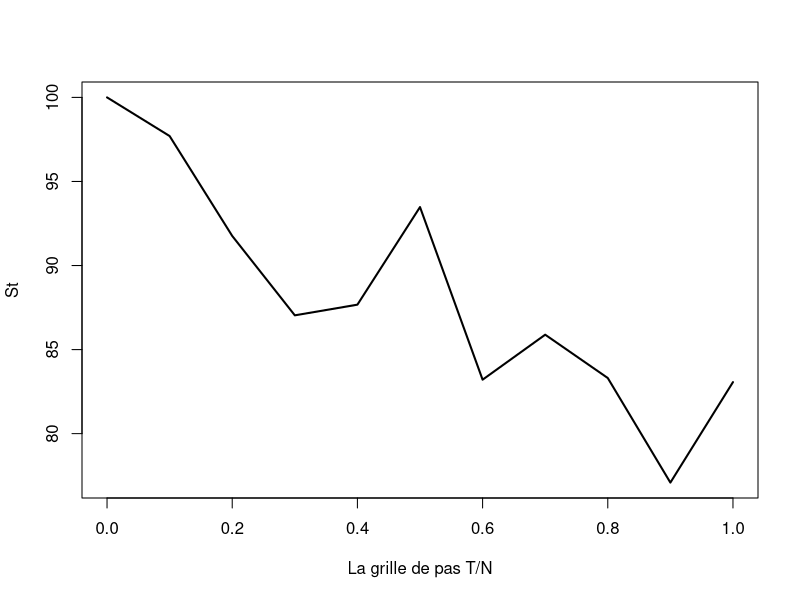
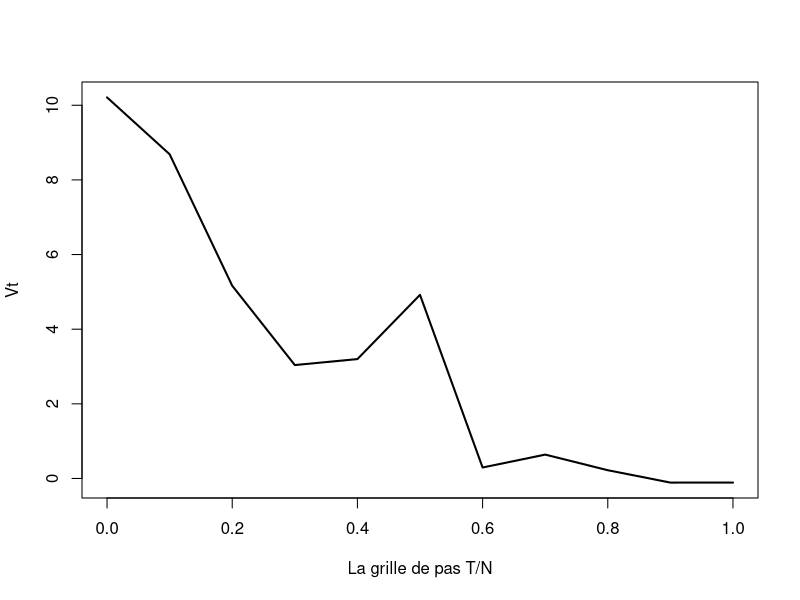
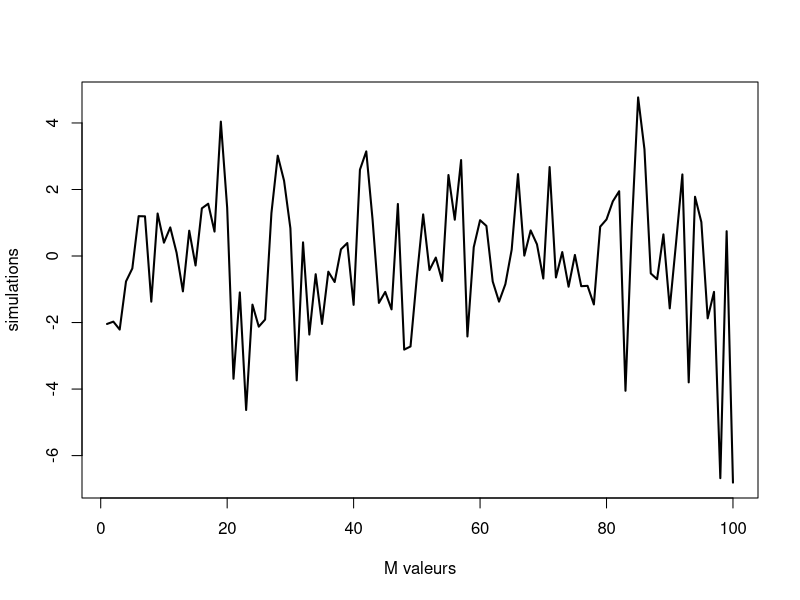
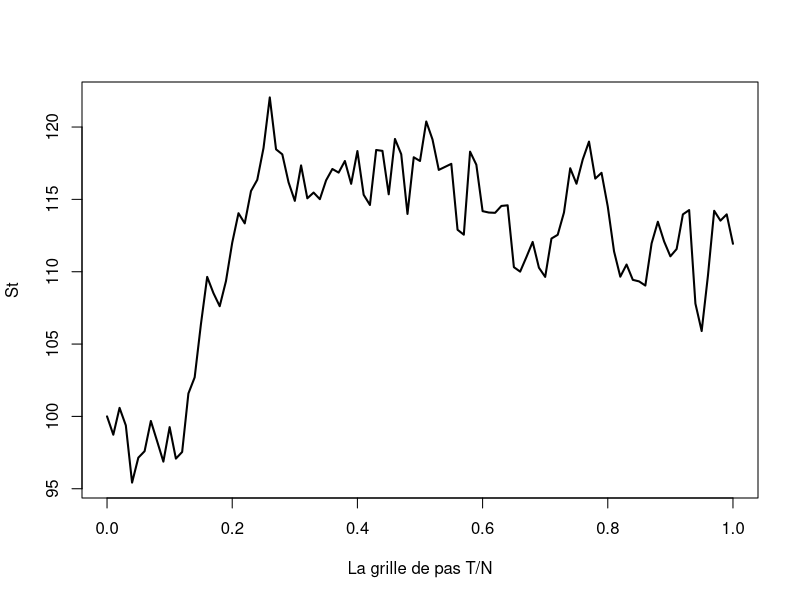
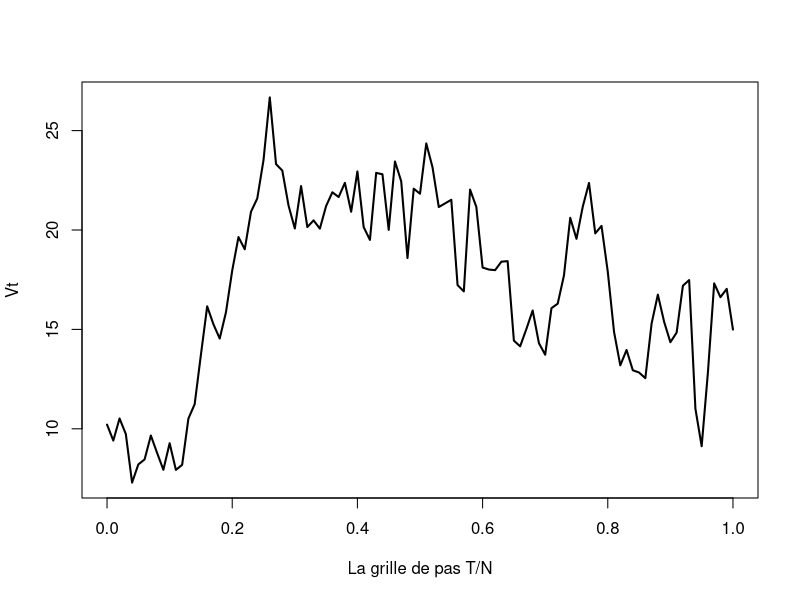
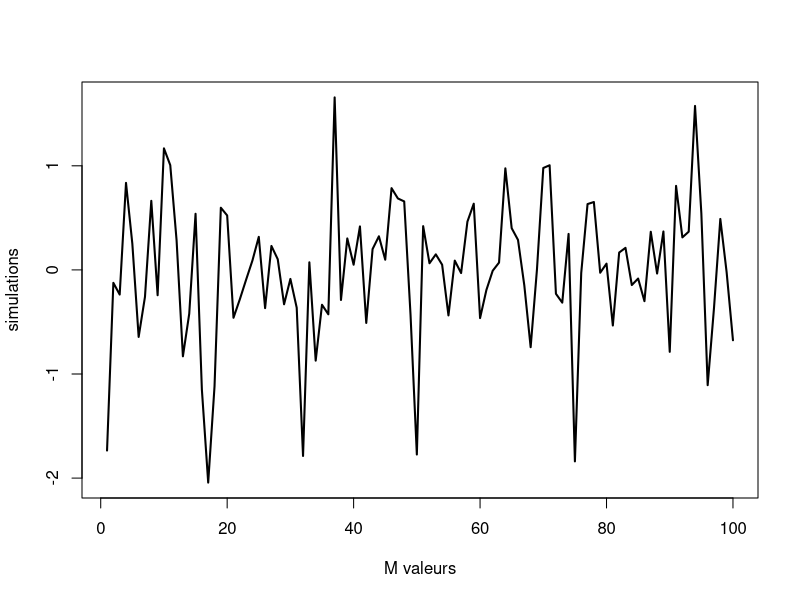
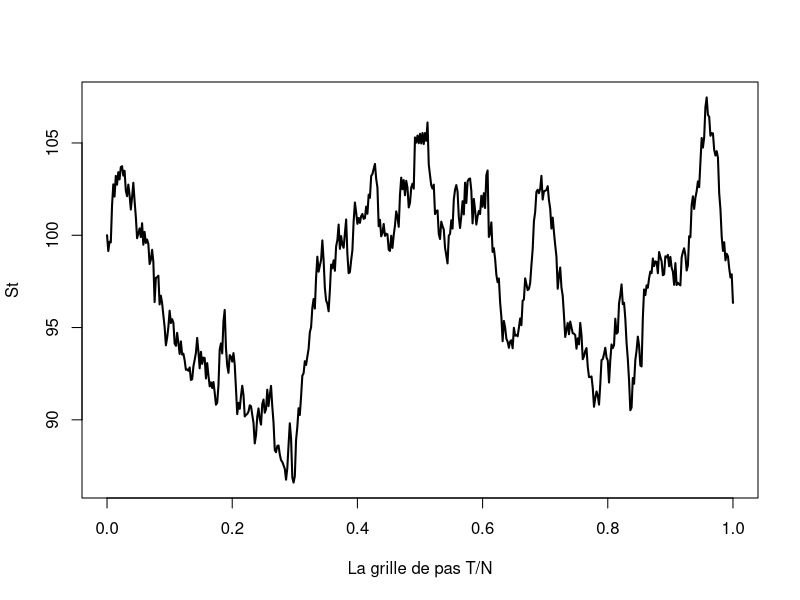
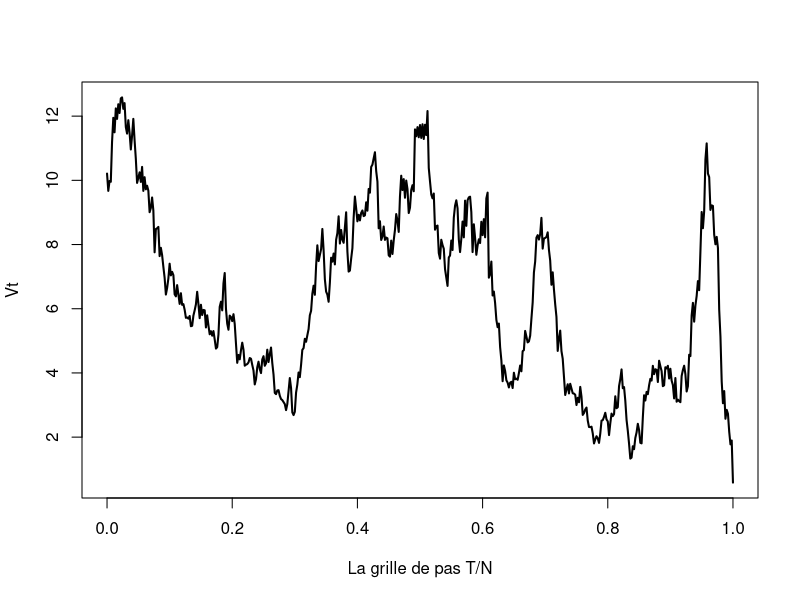

Recreate these plots in R, in order.
## ---- chunk 1
knitr::opts_chunk$set(echo = TRUE)
## ---- chunk 2
S0 = 100
sigma = 0.2
mu = 0.03
r = 0.015
K = 97
T_ = 1
tabN = c(10, 100, 500, 1000, 5000, 10000)

M = 100 # Le nombre de simulations indépendantes pour vérifier la convergence de VT et phi(ST)
tabDeviation = c() # Pour afficher l'écart type pour vérifier la convergence
## ---- chunk 3
discreteSt = function(S0, sigma, N, mu, T_) {
  h = T_/N
  tabSt= c(S0)
  Ni = rnorm(N,0,1)
  for(i in 1:N) {
    tabSt[i+1] = tabSt[i]*exp(sigma*sqrt(h)*Ni[i] + (mu-((sigma^2)/2))*h)
  }
  return (tabSt)  
}
## ---- chunk 4
discreteStTab = discreteSt(S0, sigma, tabN[1], mu, T_)
print(discreteStTab)
## ---- chunk 5

plot(seq(0,T_,T_/tabN[1]),discreteStTab,type='l', lwd=2, xlab="La grille de pas T/N", ylab="St")

## ---- chunk 6
d1 = function(T_,t, K, x, sigma) {
  result=(log(x/K)+(r+sigma^2/2)*(T_-t))/(sigma*sqrt(T_-t))
  return (result)
}
Vt = function(T_,t, K, S, sigma) {
  d1_ = d1(T_,t, K, S, sigma)
  d2_ = d1_ - sigma*sqrt(T_-t)
  result=S*pnorm(d1_, 0,1)-K*exp(-r*(T_-t))*pnorm(d2_, 0,1)
  return(result);
}

## ---- chunk 7
deltaGrec = function(T_,t, K, S, sigma) {
  d1_ = d1(T_,t, K, S, sigma)
  result=pnorm(d1_, 0,1)
  return(result);
}
## ---- chunk 8
discretizationVt = function(S0, discreteStTab, K, T_, r, sigma, N) {
  #N = length(discreteStTab)
  #if (echeanceCall(discreteStTab[1], K) > 0) {
  grid = seq(0,T_,T/N)
  #}
  h = T_/N
  V0 = Vt(T_,0, K, S0, sigma)
  tabV = c(V0)
  #Sti = S0
  for (i in 1:N) {
    delta = deltaGrec(T_,grid[i], K, discreteStTab[i], sigma)
    differenceSt = discreteStTab[i+1] - discreteStTab[i]
    tabV[i+1] = (tabV[i]) + (delta*differenceSt) + (tabV[i]-delta*discreteStTab[i])*(exp(r*h) - 1)
  }
  return(tabV)
}
## ---- chunk 9
tabV = discretizationVt(S0,discreteStTab, K, T_, r, sigma, tabN[1])
print(tabV)
## ---- chunk 10

plot(seq(0,T_,T_/tabN[1]),tabV,type='l', lwd=2, xlab="La grille de pas T/N", ylab="Vt")

## ---- chunk 11
echeanceCall = function(x, K) {
  result = c(x-K,0)
  return (max(result))
}
## ---- chunk 12
simulation = function(S0,K, T_, r, mu, sigma,N, M) {
  tabSimul = c()
  for(i in (1:M)) {
    discreteStTab = discreteSt(S0, sigma, N, mu, T_)
    val = discretizationVt(S0,discreteStTab, K, T_, r, sigma, N)
    VT =  val[length(val)]
    ST = discreteStTab[length(discreteStTab)]
    tabSimul[i] = VT - echeanceCall(ST, K)
  }
  return(tabSimul)
}
## ---- chunk 13
tabSimul = simulation(S0,K, T_, r, mu, sigma,tabN[1], M)
print(tabSimul)
## ---- chunk 14
plot(seq(1,M,1),tabSimul,type='l', lwd=2, xlab="M valeurs", ylab="simulations")

## ---- chunk 15
deviation = function(X) {
  return(sd(X))
}
## ---- chunk 16
devi = deviation(tabSimul)
print(devi)

tabDeviation[1] = devi
## ---- chunk 17
discreteStTab = discreteSt(S0, sigma, tabN[2], mu, T_)
## ---- chunk 18

plot(seq(0,T_,T_/tabN[2]),discreteStTab,type='l', lwd=2, xlab="La grille de pas T/N", ylab="St")

## ---- chunk 19
tabV = discretizationVt(S0,discreteStTab, K, T_, r, sigma, tabN[2])

## ---- chunk 20

plot(seq(0,T_,T_/tabN[2]),tabV,type='l', lwd=2, xlab="La grille de pas T/N", ylab="Vt")

## ---- chunk 21
tabSimul = simulation(S0,K, T_, r, mu, sigma,tabN[2], M)

## ---- chunk 22
tabSimul = simulation(S0,K, T_, r, mu, sigma,tabN[2], M)
print(tabSimul)
## ---- chunk 23
plot(seq(1,M,1),tabSimul,type='l', lwd=2, xlab="M valeurs", ylab="simulations")

## ---- chunk 24
devi = deviation(tabSimul)
print(devi)

tabDeviation[2] = devi
## ---- chunk 25
discreteStTab = discreteSt(S0, sigma, tabN[3], mu, T_)
## ---- chunk 26

plot(seq(0,T_,T_/tabN[3]),discreteStTab,type='l', lwd=2, xlab="La grille de pas T/N", ylab="St")

## ---- chunk 27
tabV = discretizationVt(S0,discreteStTab, K, T_, r, sigma, tabN[3])

## ---- chunk 28

plot(seq(0,T_,T_/tabN[3]),tabV,type='l', lwd=2, xlab="La grille de pas T/N", ylab="Vt")

## ---- chunk 29
tabSimul = simulation(S0,K, T_, r, mu, sigma,tabN[3], M)

## ---- chunk 30

tabSimul = simulation(S0,K, T_, r, mu, sigma,tabN[3], M)
print(tabSimul)
## ---- chunk 31
plot(seq(1,M,1),tabSimul,type='l', lwd=2, xlab="M valeurs", ylab="simulations")

## ---- chunk 32
devi = deviation(tabSimul)
print(devi)

tabDeviation[3] = devi
## ---- chunk 33
discreteStTab = discreteSt(S0, sigma, tabN[4], mu, T_)
## ---- chunk 34

plot(seq(0,T_,T_/tabN[4]),discreteStTab,type='l', lwd=2, xlab="La grille de pas T/N", ylab="St")

## ---- chunk 35
tabV = discretizationVt(S0,discreteStTab, K, T_, r, sigma, tabN[4])

## ---- chunk 36

plot(seq(0,T_,T_/tabN[4]),tabV,type='l', lwd=2, xlab="La grille de pas T/N", ylab="Vt")

## ---- chunk 37
tabSimul = simulation(S0,K, T_, r, mu, sigma,tabN[4], M)

## ---- chunk 38

tabSimul = simulation(S0,K, T_, r, mu, sigma,tabN[4], M)
print(tabSimul)
## ---- chunk 39
plot(seq(1,M,1),tabSimul,type='l', lwd=2, xlab="M valeurs", ylab="simulations")

## ---- chunk 40
devi = deviation(tabSimul)
print(devi)

tabDeviation[4] = devi
## ---- chunk 41
discreteStTab = discreteSt(S0, sigma, tabN[5], mu, T_)
## ---- chunk 42

plot(seq(0,T_,T_/tabN[5]),discreteStTab,type='l', lwd=2, xlab="La grille de pas T/N", ylab="St")

## ---- chunk 43
tabV = discretizationVt(S0,discreteStTab, K, T_, r, sigma, tabN[5])

## ---- chunk 44

plot(seq(0,T_,T_/tabN[5]),tabV,type='l', lwd=2, xlab="La grille de pas T/N", ylab="Vt")

## ---- chunk 45
tabSimul = simulation(S0,K, T_, r, mu, sigma,tabN[5], M)

## ---- chunk 46

tabSimul = simulation(S0,K, T_, r, mu, sigma,tabN[5], M)
print(tabSimul)
## ---- chunk 47
plot(seq(1,M,1),tabSimul,type='l', lwd=2, xlab="M valeurs", ylab="simulations")

## ---- chunk 48
devi = deviation(tabSimul)
print(devi)

tabDeviation[5] = devi
## ---- chunk 49
discreteStTab = discreteSt(S0, sigma, tabN[6], mu, T_)
## ---- chunk 50

plot(seq(0,T_,T_/tabN[6]),discreteStTab,type='l', lwd=2, xlab="La grille de pas T/N", ylab="St")

## ---- chunk 51
tabV = discretizationVt(S0,discreteStTab, K, T_, r, sigma, tabN[6])

## ---- chunk 52

plot(seq(0,T_,T_/tabN[6]),tabV,type='l', lwd=2, xlab="La grille de pas T/N", ylab="Vt")

## ---- chunk 53

tabSimul = simulation(S0,K, T_, r, mu, sigma,tabN[6], M)

## ---- chunk 54

tabSimul = simulation(S0,K, T_, r, mu, sigma,tabN[6], M)
print(tabSimul)
## ---- chunk 55
plot(seq(1,M,1),tabSimul,type='l', lwd=2, xlab="M valeurs", ylab="simulations")

## ---- chunk 56
devi = deviation(tabSimul)
print(devi)

tabDeviation[6] = devi
## ---- chunk 57
#len = length(tabDeviation)
logTabDeviation = log(tabDeviation + 1)
Nmax = max(tabN)
plot(tabN,logTabDeviation,type='l', lwd=2, xlab="N", ylab="ecart-type")

